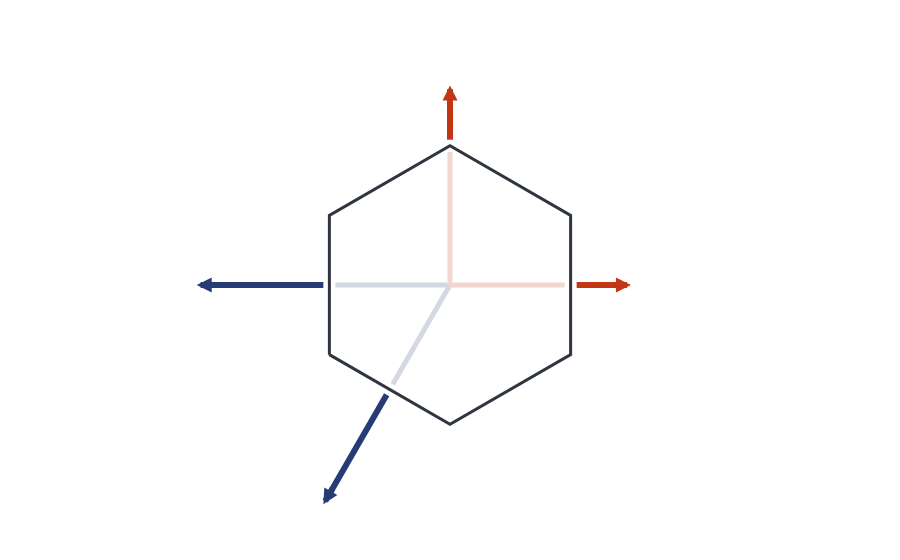

Notebook code cell kept with this figure:
### Code cell
let
    print("--- Plotting the Wigner-Seitz cell in real space. \n")
    print("\n")

    As = [real_basis[i, :] for i ∈ 1 : size(real_basis, 1)]
    real_wignerseitz = wignerseitz(As)

    vertices = real_wignerseitz.verts

    print("--- Vertices of the real Wigner-Seitz cell (in reduced coordinates): \n")
    for v ∈ vertices
        @printf("%10f %10f \n", v[1], v[2])
    end

    cvecs = make_cartesian(vertices, As)

    print("\n")
    print("--- Vertices of the real Wigner-Seitz cell (in cartesian coordinates): \n")
    for v ∈ cvecs
        @printf("%10f %10f \n", v[1], v[2])
    end

    pbzb = PlotlyJS.plot(real_wignerseitz)
    PlotlyJS.savefig(pbzb, assets_dir * "real_pbzb.png")
    display(pbzb)

end

### Figure 1 — Plotly figure (JSON) as saved in the notebook; plotly's stock layout.template omitted (floating-point values rounded to 4 significant figures)
{"data": [{"hoverinfo": "text+x+y", "hovertext": "Cell", "line": {"color": "rgb(47,54,64)", "width": 3}, "mode": "lines", "type": "scatter", "x": [-0.5, 0, 0.5, 0.5, 0, -0.5, -0.5], "y": [-0.2887, -0.5774, -0.2887, 0.2887, 0.5774, 0.2887, -0.2887]}, {"hoverinfo": "text", "hovertext": "<b>v</b><sub>1</sub>", "line": {"color": "rgb(212,216,227)", "width": 5}, "mode": "lines", "type": "scatter", "x": [0, -0.475], "y": [0, 0]}, {"hoverinfo": "text", "hovertext": "<b>v</b><sub>2</sub>", "line": {"color": "rgb(212,216,227)", "width": 5}, "mode": "lines", "type": "scatter", "x": [0, -0.2375], "y": [0, -0.4114]}, {"hoverinfo": "text+x+y", "hovertext": "<b>v</b><sub>1</sub>", "line": {"color": "rgb(39,60,117)", "width": 6}, "mode": "lines", "type": "scatter", "x": [-0.525, -1], "y": [0, 0]}, {"hoverinfo": "text+x+y", "hovertext": "<b>v</b><sub>2</sub>", "line": {"color": "rgb(39,60,117)", "width": 6}, "mode": "lines", "type": "scatter", "x": [-0.2625, -0.5], "y": [-0.4547, -0.866]}, {"hoverinfo": "text", "hovertext": "<b>x</b>", "line": {"color": "rgb(242,215,208)", "width": 5}, "mode": "lines", "type": "scatter", "x": [0, 0.475], "y": [0, 0]}, {"hoverinfo": "text", "hovertext": "<b>y</b>", "line": {"color": "rgb(242,215,208)", "width": 5}, "mode": "lines", "type": "scatter", "x": [0, 0], "y": [0, 0.5524]}, {"hoverinfo": "text", "hovertext": "<b>x</b>", "line": {"color": "rgb(194,54,22)", "width": 6}, "mode": "lines", "type": "scatter", "x": [0.525, 0.7], "y": [0, 0]}, {"hoverinfo": "text", "hovertext": "<b>y</b>", "line": {"color": "rgb(194,54,22)", "width": 6}, "mode": "lines", "type": "scatter", "x": [0, 0], "y": [0.6024, 0.7774]}], "layout": {"annotations": [{"arrowcolor": "rgb(39,60,117)", "arrowhead": 2, "arrowsize": 0.5, "arrowwidth": 6, "ax": -0.95, "axref": "x", "ay": 0, "ayref": "y", "showarrow": true, "x": -1.05, "xref": "ax", "y": 0, "yref": "ay"}, {"arrowcolor": "rgb(39,60,117)", "arrowhead": 2, "arrowsize": 0.5, "arrowwidth": 6, "ax": -0.475, "axref": "x", "ay": -0.8227, "ayref": "y", "showarrow": true, "x": -0.525, "xref": "ax", "y": -0.9093, "yref": "ay"}, {"arrowcolor": "rgb(194,54,22)", "arrowhead": 2, "arrowsize": 0.5, "arrowwidth": 6, "ax": 0.65, "axref": "x", "ay": 0, "ayref": "y", "showarrow": true, "x": 0.75, "xref": "ax", "y": 0, "yref": "ay"}, {"arrowcolor": "rgb(194,54,22)", "arrowhead": 2, "arrowsize": 0.5, "arrowwidth": 6, "ax": 0, "axref": "x", "ay": 0.7274, "ayref": "y", "showarrow": true, "x": 0, "xref": "ax", "y": 0.8274, "yref": "ay"}], "aspectmode": "data", "autosize": false, "hovermode": "closest", "margin": {"b": 50, "l": 50, "r": 50, "t": 60}, "paper_bgcolor": "rgba(255, 255, 255, 1)", "plot_bgcolor": "rgba(255, 255, 255, 1)", "showlegend": false, "xaxis": {"range": [-1.067, 1.067], "showbackground": false, "showgrid": false, "tickvals": [], "title": {"text": ""}, "zeroline": false}, "yaxis": {"range": [-0.9327, 0.9327], "scaleanchor": "x", "scaleratio": 1, "showbackground": false, "showgrid": false, "tickvals": [], "title": {"text": ""}, "zeroline": false}}}
